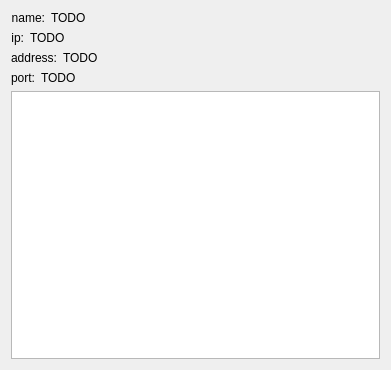
<?xml version="1.0" encoding="UTF-8"?>
<ui version="4.0">
 <class>Agent</class>
 <widget class="QDialog" name="Agent">
  <property name="geometry">
   <rect>
    <x>0</x>
    <y>0</y>
    <width>391</width>
    <height>370</height>
   </rect>
  </property>
  <property name="windowTitle">
   <string>Agent details</string>
  </property>
  <layout class="QVBoxLayout" name="verticalLayout">
   <item>
    <layout class="QHBoxLayout" name="horizontalLayout">
     <item>
      <widget class="QLabel" name="label">
       <property name="sizePolicy">
        <sizepolicy hsizetype="Maximum" vsizetype="Preferred">
         <horstretch>0</horstretch>
         <verstretch>0</verstretch>
        </sizepolicy>
       </property>
       <property name="text">
        <string>name:</string>
       </property>
       <property name="alignment">
        <set>Qt::AlignRight|Qt::AlignTrailing|Qt::AlignVCenter</set>
       </property>
      </widget>
     </item>
     <item>
      <widget class="QLabel" name="nameLabel">
       <property name="sizePolicy">
        <sizepolicy hsizetype="Expanding" vsizetype="Preferred">
         <horstretch>0</horstretch>
         <verstretch>0</verstretch>
        </sizepolicy>
       </property>
       <property name="text">
        <string>TODO</string>
       </property>
      </widget>
     </item>
    </layout>
   </item>
   <item>
    <layout class="QHBoxLayout" name="horizontalLayout_2">
     <item>
      <widget class="QLabel" name="label_3">
       <property name="sizePolicy">
        <sizepolicy hsizetype="Maximum" vsizetype="Preferred">
         <horstretch>0</horstretch>
         <verstretch>0</verstretch>
        </sizepolicy>
       </property>
       <property name="text">
        <string>ip:</string>
       </property>
       <property name="alignment">
        <set>Qt::AlignRight|Qt::AlignTrailing|Qt::AlignVCenter</set>
       </property>
      </widget>
     </item>
     <item>
      <widget class="QLabel" name="ipLabel">
       <property name="sizePolicy">
        <sizepolicy hsizetype="Expanding" vsizetype="Preferred">
         <horstretch>0</horstretch>
         <verstretch>0</verstretch>
        </sizepolicy>
       </property>
       <property name="text">
        <string>TODO</string>
       </property>
      </widget>
     </item>
    </layout>
   </item>
   <item>
    <layout class="QHBoxLayout" name="horizontalLayout_3">
     <item>
      <widget class="QLabel" name="label_2">
       <property name="sizePolicy">
        <sizepolicy hsizetype="Maximum" vsizetype="Preferred">
         <horstretch>0</horstretch>
         <verstretch>0</verstretch>
        </sizepolicy>
       </property>
       <property name="text">
        <string>address:</string>
       </property>
       <property name="alignment">
        <set>Qt::AlignRight|Qt::AlignTrailing|Qt::AlignVCenter</set>
       </property>
      </widget>
     </item>
     <item>
      <widget class="QLabel" name="addressLabel">
       <property name="sizePolicy">
        <sizepolicy hsizetype="Expanding" vsizetype="Preferred">
         <horstretch>0</horstretch>
         <verstretch>0</verstretch>
        </sizepolicy>
       </property>
       <property name="text">
        <string>TODO</string>
       </property>
      </widget>
     </item>
    </layout>
   </item>
   <item>
    <layout class="QHBoxLayout" name="horizontalLayout_4">
     <item>
      <widget class="QLabel" name="label_4">
       <property name="sizePolicy">
        <sizepolicy hsizetype="Maximum" vsizetype="Preferred">
         <horstretch>0</horstretch>
         <verstretch>0</verstretch>
        </sizepolicy>
       </property>
       <property name="text">
        <string>port:</string>
       </property>
       <property name="alignment">
        <set>Qt::AlignRight|Qt::AlignTrailing|Qt::AlignVCenter</set>
       </property>
      </widget>
     </item>
     <item>
      <widget class="QLabel" name="portLabel">
       <property name="sizePolicy">
        <sizepolicy hsizetype="Expanding" vsizetype="Preferred">
         <horstretch>0</horstretch>
         <verstretch>0</verstretch>
        </sizepolicy>
       </property>
       <property name="text">
        <string>TODO</string>
       </property>
      </widget>
     </item>
    </layout>
   </item>
   <item>
    <widget class="QListWidget" name="regexpList"/>
   </item>
  </layout>
 </widget>
 <resources/>
 <connections/>
</ui>
